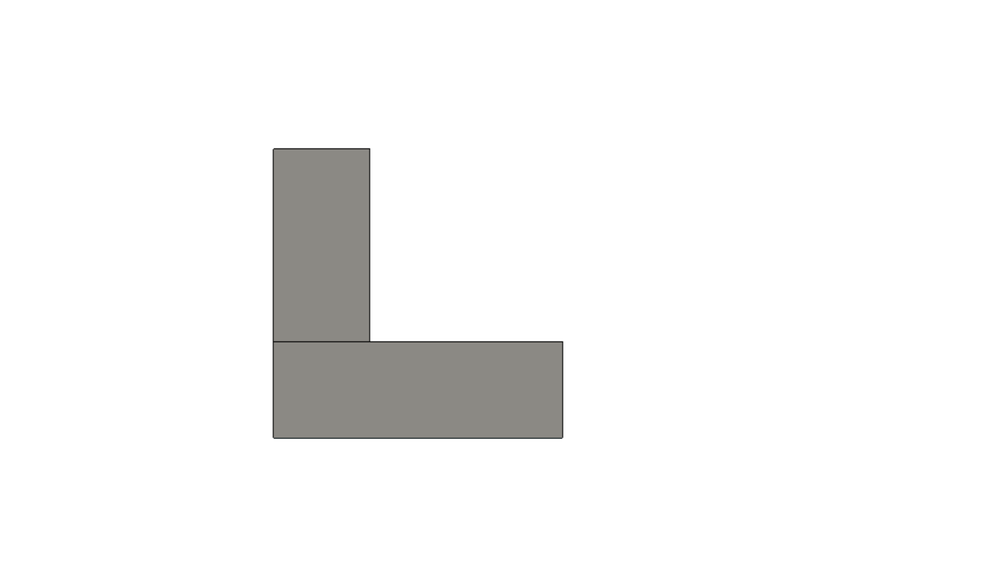
#> input picture problem statements/1/Bottom.png, 1000 x 562 px, shrunk from 1347 x 757 before the run, found by its file name
$ python 'new 1.py'
#> lines starting #> are read from the running program, lines starting #| are printed output that depends on the picture; after the words box and inside, x2 and y2 are one past the last pixel; in counts of white or black regions, pixels touching at a corner belong together
import numpy as np
import cv2
import matplotlib.pyplot as plt
import matplotlib.ticker as plticker
import matplotlib.image as mpimg

img = cv2.imread('Bottom.png') # Read in the image and convert to grayscale
#> img is the input picture: shape (562, 1000, 3); mean B, G, R 244.4, 244.8, 245
gray = cv2.cvtColor(img, cv2.COLOR_BGR2GRAY)
gray = 255*(gray < 128).astype(np.uint8) # To invert the text to white
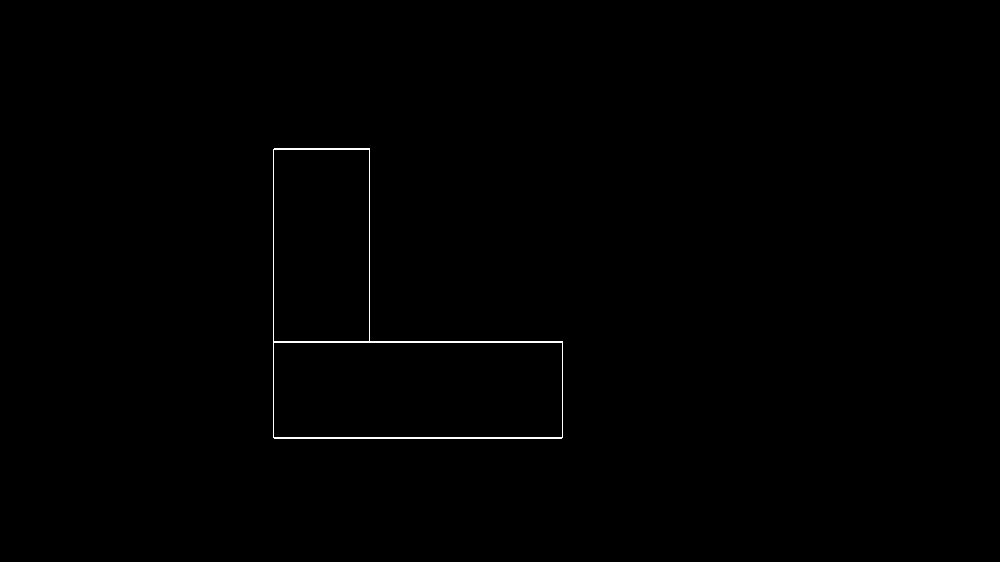
#> gray: shape (562, 1000); 0.34% white in thin lines or dots, all inside (x1, y1, x2, y2) = (273, 148, 563, 439)
cv2.imshow("g",gray)
coords = cv2.findNonZero(gray) # Find all non-zero points (text)
#> coords = contour of 1921 points, box (x1, y1, x2, y2) (273, 148, 563, 439), area 18624
x, y, w, h = cv2.boundingRect(coords) # Find minimum spanning bounding box
#> x = 273; y = 148; w = 290; h = 291
if w>h:
    h = w
else :
    w = h
#> w = 291
rect = gray[y-10:y+h+10, x-10:x+w+10] # Crop the image - note we do this on the original image
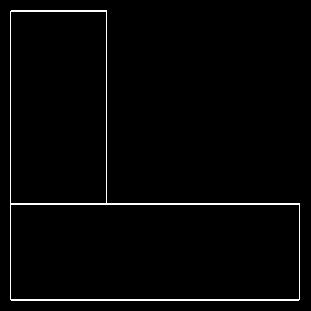
#> rect: shape (311, 311); 2% white in thin lines or dots, all inside (x1, y1, x2, y2) = (10, 10, 300, 301)
cv2.waitKey(0)
cv2.destroyAllWindows()
imgplt = plt.imshow(gray)
plt.show()

$ run again, with problem statements/1/Back.png copied over problem statements/1/Bottom.png
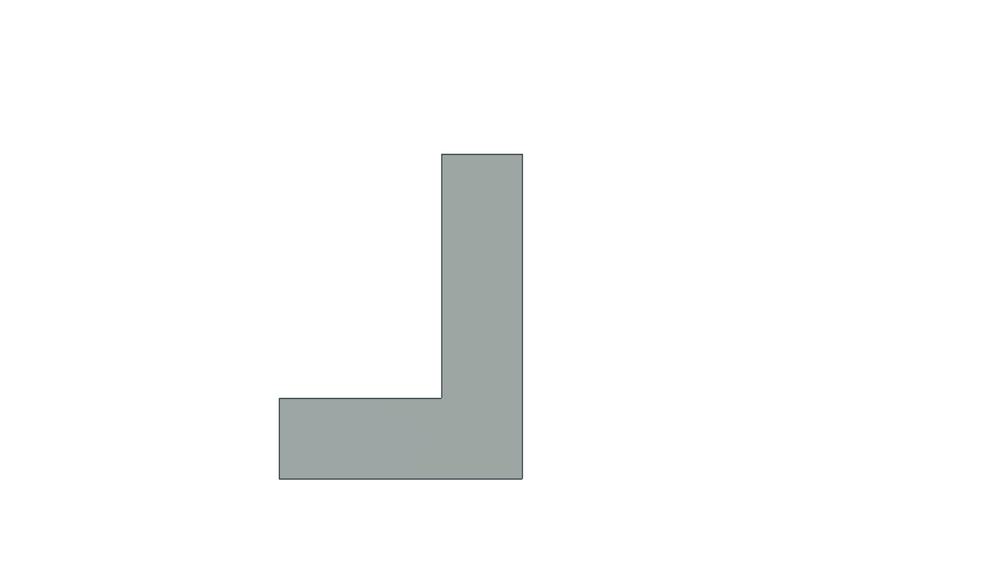
#> input picture problem statements/1/Back.png, 1000 x 562 px, shrunk from 1347 x 757 before the run, found by its file name
#> img is the input picture: shape (562, 1000, 3); mean B, G, R 248.3, 248.4, 247.8
#> `gray = 255*(gray < 128).astype(np.uint8)`:
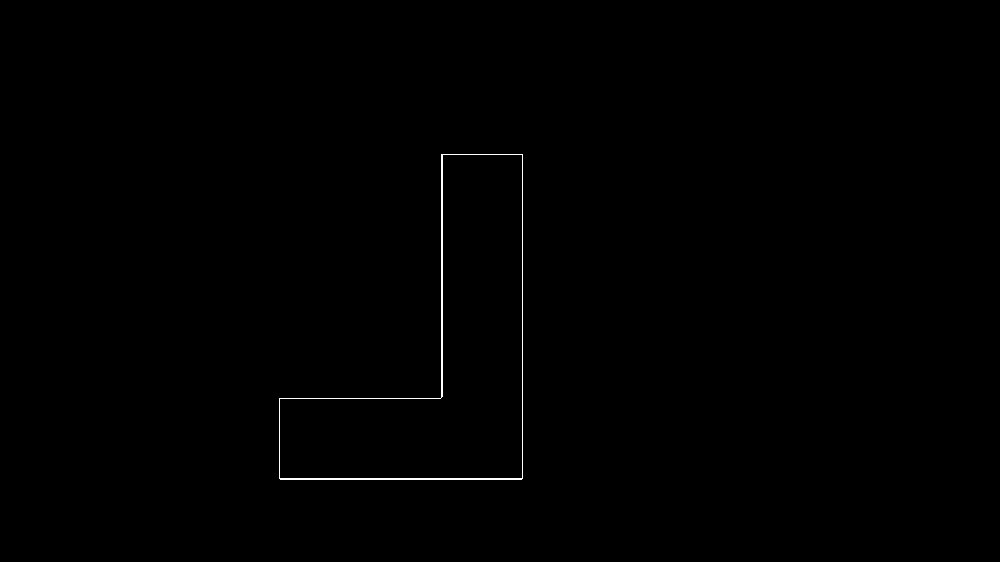
#> gray: shape (562, 1000); 0.29% white in thin lines or dots, all inside (x1, y1, x2, y2) = (279, 154, 523, 480)
#> coords = contour of 1617 points, box (x1, y1, x2, y2) (279, 154, 523, 480), area 6479
#> `x, y, w, h = cv2.boundingRect(coords)`: x = 279; y = 154; w = 244; h = 326
#> `rect = gray[y-10:y+h+10, x-10:x+w+10]`:
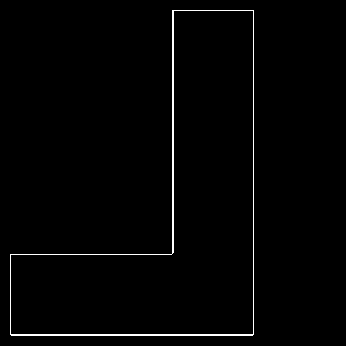
#> rect: shape (346, 346); 1.4% white in thin lines or dots, all inside (x1, y1, x2, y2) = (10, 10, 254, 336)

$ run again, with problem statements/1/Front.png copied over problem statements/1/Bottom.png
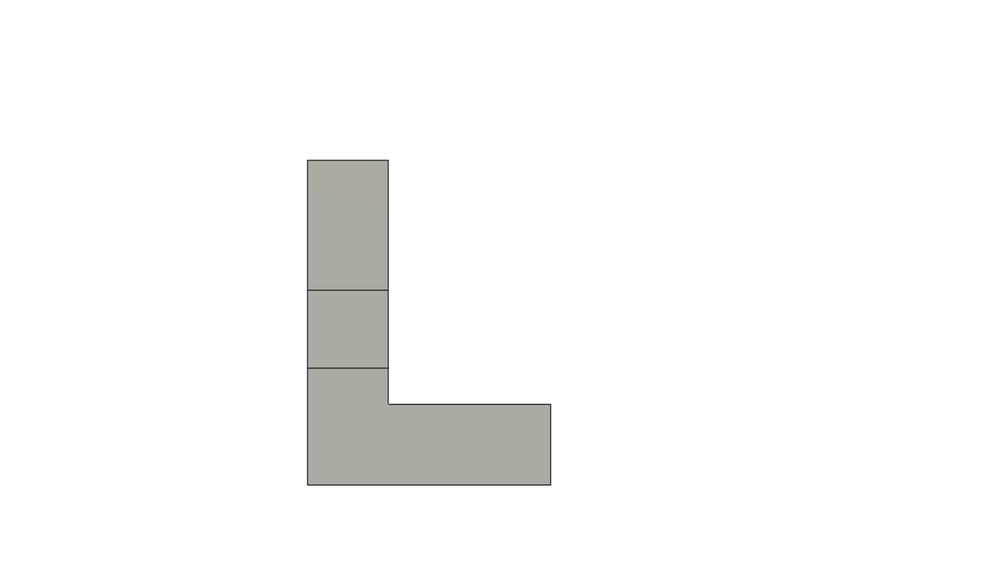
#> input picture problem statements/1/Front.png, 1000 x 562 px, shrunk from 1347 x 757 before the run, found by its file name
#> img is the input picture: shape (562, 1000, 3); mean B, G, R 248.2, 248.7, 248.6
#> `gray = 255*(gray < 128).astype(np.uint8)`:
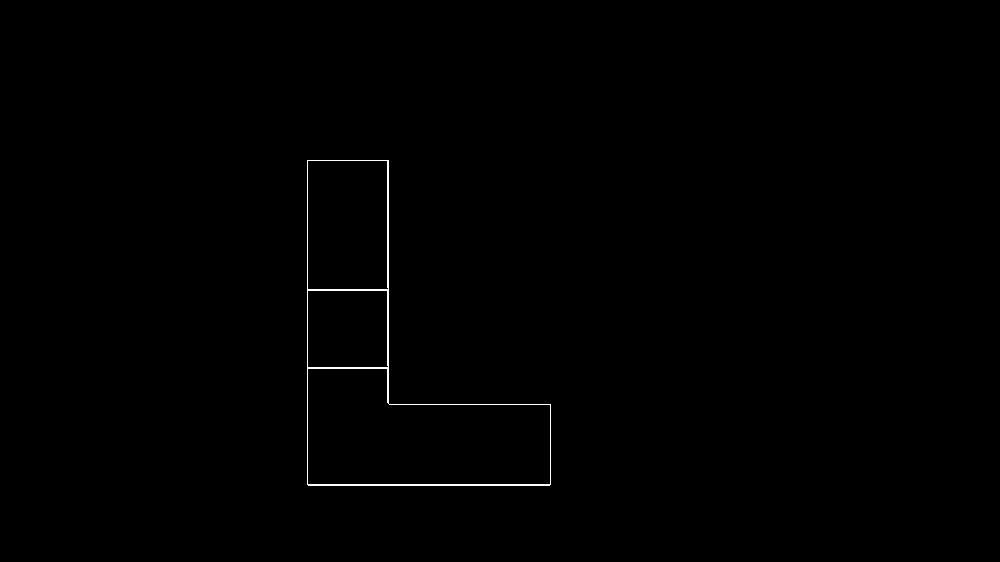
#> gray: shape (562, 1000); 0.34% white in thin lines or dots, all inside (x1, y1, x2, y2) = (307, 160, 551, 486)
#> coords = contour of 1931 points, box (x1, y1, x2, y2) (307, 160, 551, 486), area 19601
#> `x, y, w, h = cv2.boundingRect(coords)`: x = 307; y = 160; w = 244; h = 326
#> `rect = gray[y-10:y+h+10, x-10:x+w+10]`:
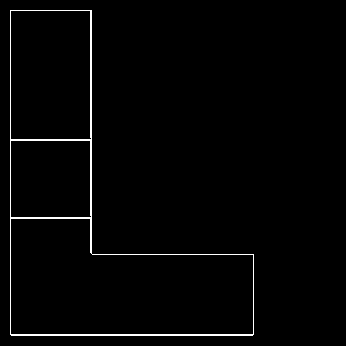
#> rect: shape (346, 346); 1.6% white in thin lines or dots, all inside (x1, y1, x2, y2) = (10, 10, 254, 336)
